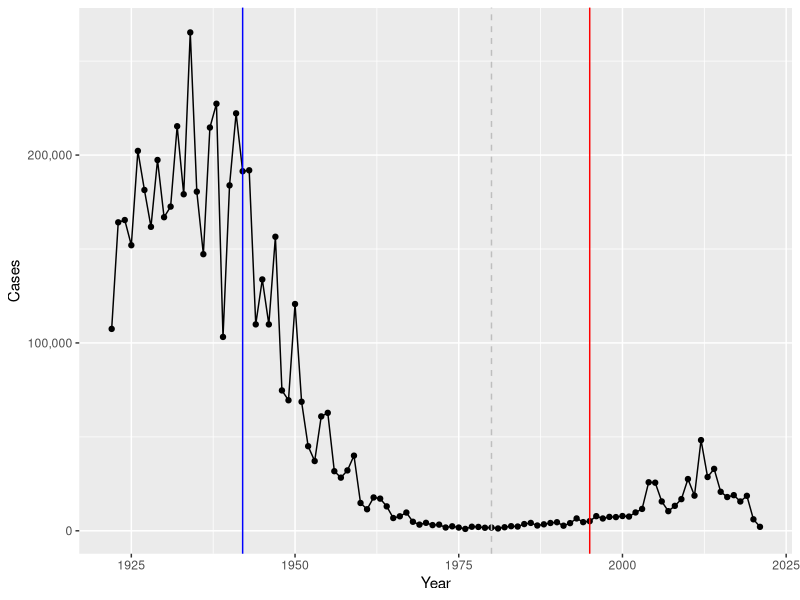
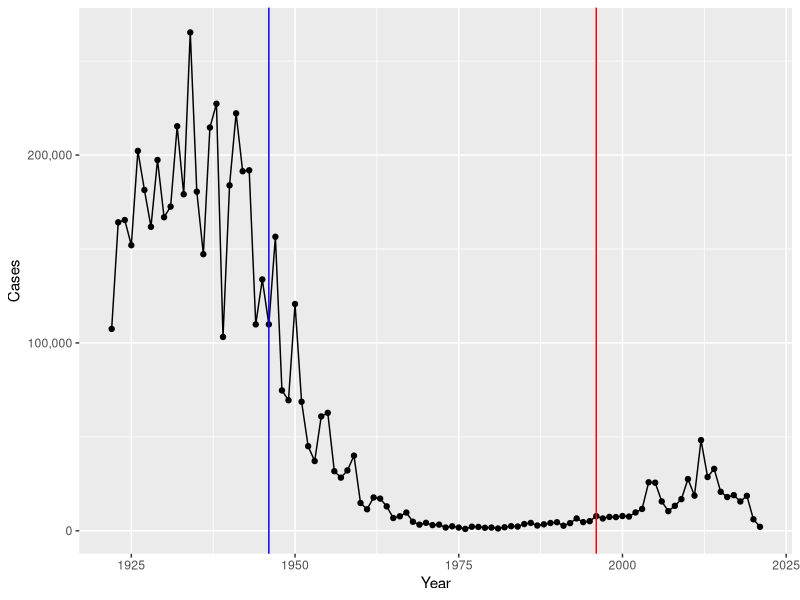

Write the R code that produced these figures, in order. (Note: this script raises an error after producing the figures.)
## ---- chunk 1
cdc <- data.frame(
        Year = c(1922L,1923L,1924L,1925L,
        1926L,1927L,1928L,1929L,1930L,1931L,
        1932L,1933L,1934L,1935L,1936L,
        1937L,1938L,1939L,1940L,1941L,1942L,
        1943L,1944L,1945L,1946L,1947L,
        1948L,1949L,1950L,1951L,1952L,
        1953L,1954L,1955L,1956L,1957L,1958L,
        1959L,1960L,1961L,1962L,1963L,
        1964L,1965L,1966L,1967L,1968L,1969L,
        1970L,1971L,1972L,1973L,1974L,
        1975L,1976L,1977L,1978L,1979L,1980L,
        1981L,1982L,1983L,1984L,1985L,
        1986L,1987L,1988L,1989L,1990L,
        1991L,1992L,1993L,1994L,1995L,1996L,
        1997L,1998L,1999L,2000L,2001L,
        2002L,2003L,2004L,2005L,2006L,2007L,
        2008L,2009L,2010L,2011L,2012L,
        2013L,2014L,2015L,2016L,2017L,2018L,
        2019L,2020L,2021L),
        
        Cases = c(107473,164191,165418,152003,
        202210,181411,161799,197371,
        166914,172559,215343,179135,265269,
        180518,147237,214652,227319,103188,
        183866,222202,191383,191890,109873,
        133792,109860,156517,74715,69479,
        120718,68687,45030,37129,60886,
        62786,31732,28295,32148,40005,
        14809,11468,17749,17135,13005,6799,
        7717,9718,4810,3285,4249,3036,
        3287,1759,2402,1738,1010,2177,2063,
        1623,1730,1248,1895,2463,2276,
        3589,4195,2823,3450,4157,4570,
        2719,4083,6586,4617,5137,7796,6564,
        7405,7298,7867,7580,9771,11647,
        25827,25616,15632,10454,13278,
        16858,27550,18719,48277,28639,32971,
        20762,17972,18975,15609,18617,
        6124,2116)
       )
## ---- chunk 2
library(ggplot2)

ggplot(cdc) +
  aes(Year, Cases) +
  geom_point() +
  geom_line() +
  labs(x = "Year", Y = "Cases") +
  geom_vline(xintercept = 1942, color = "blue") +
  geom_vline(xintercept = 1980, color = "grey", linetype = 2) +
  geom_vline(xintercept = 1995, color = "red") +
  scale_y_continuous(labels = scales::comma)
## ---- chunk 3
library(ggplot2)

ggplot(cdc) +
  aes(Year, Cases) +
  geom_point() +
  geom_line() +
  labs(x = "Year", Y = "Cases") +
  geom_vline(xintercept = 1946, color = "blue") +
  geom_vline(xintercept = 1996, color = "red") +
  scale_y_continuous(labels = scales::comma)
## ---- chunk 4
library(jsonlite)

subject <- read_json("https://www.cmi-pb.org/api/subject", simplifyVector = TRUE)
head(subject, 3)
## ---- chunk 5
table(subject$infancy_vac)
## ---- chunk 6
table(subject$biological_sex)
## ---- chunk 7
table(subject$race, subject$biological_sex)
## ---- chunk 8
library(lubridate)
library(dplyr)

subject$age <- today() - ymd(subject$year_of_birth)

# (i) the average age of wP individuals
wp <- subject %>% filter(infancy_vac == "wP")

round( summary( time_length( wp$age, "years" ) ) )

# (ii) the average age of aP individuals
ap <- subject %>% filter(infancy_vac == "aP")

round( summary( time_length( ap$age, "years" ) ) )

# (iii) are they significantly different
t_test <- t.test(wp$age, ap$age)
print(t_test)
## ---- chunk 9
int <- ymd(subject$date_of_boost) - ymd(subject$year_of_birth)
age_at_boost <- time_length(int, "year")
head(age_at_boost)
## ---- chunk 10
ggplot(subject) +
  aes(time_length(age, "year"),
      fill = as.factor(infancy_vac)) +
  geom_histogram(show.legend = FALSE) +
  facet_wrap(vars(infancy_vac), nrow = 2) 
## ---- chunk 11
specimen <- read_json("http://cmi-pb.org/api/specimen", simplifyVector = TRUE)
head(subject)
## ---- chunk 12
library(dplyr)

meta <- inner_join(subject, specimen)
head(meta)
## ---- chunk 13
ab <- read_json("https://www.cmi-pb.org/api/ab_titer", simplifyVector = TRUE)

abdata <- inner_join(meta, ab)
head(abdata)
## ---- chunk 14
table(abdata$isotype)
## ---- chunk 15
table(abdata$visit)
## ---- chunk 16
ig1 <- abdata %>% filter(isotype == "IgG1", visit != 8)
head(ig1)
## ---- chunk 17
ggplot(ig1) +
  aes(MFI, antigen) +
  geom_boxplot() + 
  facet_wrap(vars(visit), nrow = 2)
## ---- chunk 18
filter(ig1, antigen == "Measles") %>%
  ggplot() +
  aes(MFI, col = infancy_vac) +
  geom_boxplot(show.legend = TRUE) +
  facet_wrap(vars(visit)) +
  theme_bw()
## ---- chunk 19
filter(ig1, antigen == "FIM2/3") %>%
  ggplot() +
  aes(MFI, col = infancy_vac) +
  geom_boxplot(show.legend = TRUE) +
  facet_wrap(vars(visit)) +
  theme_bw()
## ---- chunk 20
url <- "https://www.cmi-pb.org/api/v2/rnaseq?versioned_ensembl_gene_id=eq.ENSG00000211896.7"

rna <- read_json(url, simplifyVector = TRUE) 

ssrna <- inner_join(rna, meta)
## ---- chunk 21
ggplot(ssrna) +
  aes(visit, tpm, group = subject_id) +
  geom_point() +
  geom_line(alpha = 0.2)
